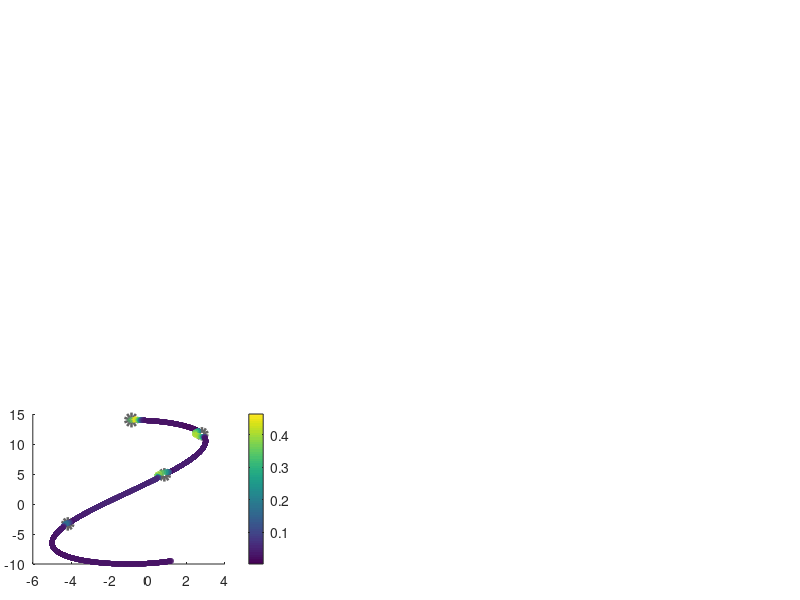

Recreate this plot in MATLAB. (Note: this script raises an error after producing the figure.)
%% Code to show the results of the Inverse kinematic controller

% Clean variables
clc, clear all, close all;
 
% Load variables of the system
load("Trajectory_1.mat")

% Change variable size
t = t(1, 1:length(He));
h = h(:, 1:length(t));
H = H(:, 1:length(t));
hd = hd(:,1:length(t));
obs(:,1:length(t),:);
V_b = V_b(1, 1:length(t));
V_p = V_p(1, 1:length(t));
D_b = D_b(:, 1:length(t));
D_p = D_p(:, 1:length(t));
m_robot_manipulador = m_robot_manipulador(1, 1:length(t));

% Parameters Robot
h_1 = L(1);
l11 = L(2);
l12 = L(3);
% Error definition
for k = 1:length(t)
    error_vector = hd(1:3, k)-H(1:3, k);
    error_NMPC(k) = norm(error_vector,2);
end

% error_NMPC = error_NMPC/max(error_NMPC);
% Figure propert%% Figures
lw = 1; % linewidth 1
lwV = 2; % linewidth 2
fontsizeLabel = 11; %11
fontsizeLegend = 11;
fontsizeTicks = 11;
fontsizeTitel = 11;
sizeX = 1300; % size figure
sizeY = 700; % size figure

% color propreties
c1 = [80, 81, 79]/255;
c2 = [244, 213, 141]/255;
c3 = [242, 95, 92]/255;
c4 = [112, 141, 129]/255;

C18 = [0 0 0];
c5 = [130, 37, 37]/255;
c6 = [205, 167, 37]/255;
c7 = [81, 115, 180]/255;

C1 = [246 170 141]/255;
C2 = [51 187 238]/255;
C3 = [0 153 136]/255;
C4 = [238 119 51]/255;
C5 = [204 51 17]/255;
C6 = [238 51 119]/255;
C7 = [187 187 187]/255;
C8 = [80 80 80]/255;
C9 = [140 140 140]/255;
C10 = [0 128 255]/255;
C11 = [234 52 89]/255;
C12 = [39 124 252]/255;
C13 = [40 122 125]/255;
%C14 = [86 215 219]/255;
C14 = [252 94 158]/255;
C15 = [244 171 39]/255;
C16 = [100 121 162]/255;
C17 = [255 0 0]/255;
C19 = [214, 157, 156]/255;
C20 = [160, 165, 172]/255;


C21 = [42 142 86]/255;
C22 = [139 177 221]/255;
C23 = [64 109 159]/255;
C24 = [233 230 129]/255;
C25 = [178 173 12]/255;
%% New color slection

figure('Position', [500 500 sizeX sizeY])
set(gcf, 'Position', [500 500 sizeX sizeY]);
fig1_comps.fig = gcf;

% Figure 1
axes('Position',[0.041 0.06 .30 .25]);
ax_1.XLim = [min(H(1,:))-0.8 max(H(1,:))+0.8];
lim_x_1 = ax_1.XLim;
ax_1.YLim = [min(H(2,:))-1.5 max(H(2,:))+1.5];
lim_y_1 = ax_1.YLim;
%view([51 26])
%% Colorbar
hold on
Obstacle_1 = plot(obs(1,1,1),obs(2,1,1),'o','Color',[100,100,100]/255,'linewidth',5);
plot(obs(1,1,2),obs(2,1,2),'o','Color',[100,100,100]/255,'linewidth',4);
plot(obs(1,1,3),obs(2,1,3),'o','Color',[100,100,100]/255,'linewidth',4);
plot(obs(1,1,4),obs(2,1,4),'o','Color',[100,100,100]/255,'linewidth',4);

scatter(H(1, :),H(2, :),20,error_NMPC,'filled','MarkerFaceAlpha',0.5);
c = colorbar;
c.Label.Interpreter = 'latex';
c.Label.String = '$\textrm{Error}~||\tilde{\mathbf{\eta}}_a||$';

set(c,'TickLabelInterpreter','latex')



%% Desired Trajectory
hd_plot = line(hd(1,:),hd(2,:));
set(hd_plot, 'LineStyle', '-', 'Color', C18, 'LineWidth', 1.2*lw)

%% Real Trajectory
h_plot = line(H(1,:),H(2,:));
set(h_plot, 'LineStyle', '--', 'Color', C19, 'LineWidth', 1.2*lw)
h_plot_p = line(h(1,:),h(2,:));
set(h_plot_p, 'LineStyle', '-.', 'Color', C20, 'LineWidth', 1.2*lw)

%% Title of the image
hTitle_1 = title({'$\textrm{(c)}$'},'fontsize',12,'interpreter','latex','Color',C18, 'position',[lim_x_1(1) lim_y_1(2)]);
hXLabel_1 = xlabel('$x~[m]$','fontsize',8,'interpreter','latex', 'Color',C18);
hYLabel_1 = ylabel('$y~[m]$','fontsize',8,'interpreter','latex', 'Color',C18);

%% Legend nomeclature
hLegend_1 = legend([hd_plot, h_plot, h_plot_p, Obstacle_1 ],{'$^i\mathbf{r}^{d}_e$','$^i\mathbf{r}_e$','$^i\mathbf{r}_b$','$^i\mathbf{r}^{obs}$'},'fontsize',12,'interpreter','latex','Color',[255 255 255]/255,'Location','northwest','NumColumns',1,'TextColor','black');
set(gca,'ticklabelinterpreter','latex',...
        'fontsize',1.0*fontsizeTicks)
% Figure properties
ax_1 = gca;
ax_1.Box = 'on';
ax_1.BoxStyle = 'full';
ax_1.TickLength = [0.005;0.005];
ax_1.TickDirMode = 'auto';
ax_1.YMinorTick = 'on';
ax_1.XMinorTick = 'on';
% ax_2.XTickLabel = [];
ax_1.XMinorGrid = 'on';
ax_1.YMinorGrid = 'on';
%ax_2.MinorGridColor = '#8f8f8f';
ax_1.MinorGridAlpha = 0.15;
ax_1.LineWidth = 0.8;


% 
% Figure 2
axes('Position',[0.04 0.37 .30 .25]);
ax_2.XLim = [min(H(1,:))-0.1 max(H(1,:))+0.1];
ax_2.YLim = [min(H(3,:))-0.2 max(h(3,:))+0.2];
lim_x_2 = ax_2.XLim;
lim_y_2 = ax_2.YLim;
%% Colorbar
hold on
Obstacle_1 = plot(obs(1,1,1),obs(3,1,1),'o','Color',[100,100,100]/255,'linewidth',4);
plot(obs(1,1,2),obs(3,1,2),'o','Color',[100,100,100]/255,'linewidth',4);
plot(obs(1,1,3),obs(3,1,3),'o','Color',[100,100,100]/255,'linewidth',4);
plot(obs(1,1,4),obs(3,1,4),'o','Color',[100,100,100]/255,'linewidth',4);


scatter(H(1, :),H(3, :),20,error_NMPC,'filled','MarkerFaceAlpha',0.5);
c = colorbar;
c.Label.Interpreter = 'latex';
c.Label.String = '$\textrm{Error}~||\tilde{\mathbf{\eta}}_a||$';

set(c,'TickLabelInterpreter','latex')




%% Desired Trajectory
hd_plot_2 = line(hd(1,:),hd(3,:));
set(hd_plot_2, 'LineStyle', '-', 'Color', C18, 'LineWidth', 1.2*lw)

%% Real Trajectory
h_plot_2 = line(H(1,:),H(3,:));
set(h_plot_2, 'LineStyle', '--', 'Color', C19, 'LineWidth', 1.2*lw)

h_plot_p_2 = line(h(1,:), h(3, :));
set(h_plot_p_2, 'LineStyle', '-.', 'Color', C20, 'LineWidth', 1.2*lw)


%% Title of the image
hTitle_2 = title({'$\textrm{(b)}$'},'fontsize',12,'interpreter','latex','Color',C18, 'position',[lim_x_2(1) lim_y_2(2)]);
hXLabel_2 = xlabel('$x~[m]$','fontsize',8,'interpreter','latex', 'Color',C18);
hYLabel_2 = ylabel('$z~[m]$','fontsize',8,'interpreter','latex', 'Color',C18);

%% Legend nomeclature
hLegend_2 = legend([hd_plot_2, h_plot_2, h_plot_p_2, Obstacle_1],{'$^i\mathbf{r}^{d}_e$','$^i\mathbf{r}_e$','$^i\mathbf{r}_b$','$^i\mathbf{r}^{obs}$'},'fontsize',12,'interpreter','latex','Color',[255 255 255]/255,'Location','northwest','NumColumns',1,'TextColor','black');
set(gca,'ticklabelinterpreter','latex',...
        'fontsize',1.0*fontsizeTicks)
% Figure properties
ax_2 = gca;
ax_2.Box = 'on';
ax_2.BoxStyle = 'full';
ax_2.TickLength = [0.005;0.005];
ax_2.TickDirMode = 'auto';
ax_2.YMinorTick = 'on';
ax_2.XMinorTick = 'on';
% ax_2.XTickLabel = [];
ax_2.XMinorGrid = 'on';
ax_2.YMinorGrid = 'on';
%ax_2.MinorGridColor = '#8f8f8f';
ax_2.MinorGridAlpha = 0.15;
ax_2.LineWidth = 0.8;
ax_2.XLim = [min(H(1,:))-0.2 max(H(1,:))+0.2];
ax_2.YLim = [min(H(3,:))-0.2 max(h(3,:))+0.2];
% 

axes('Position',[0.04 0.66 .35 .31])
%% Colorbar
scatter3(H(1, :),H(2, :), H(3, :),20,error_NMPC,'filled','MarkerFaceAlpha',0.1);
c = colorbar;
c.Label.Interpreter = 'latex';
c.Label.String = '$\textrm{Error}~||\tilde{\mathbf{\eta}}_a||$';

set(c,'TickLabelInterpreter','latex')

hold on
Obstacle_1 = plot3(obs(1,1,1),obs(2,1,1),obs(3,1,1),'o','Color',[100,100,100]/255,'linewidth',4);
plot3(obs(1,1,2),obs(2,1,2),obs(3,1,2),'o','Color',[100,100,100]/255,'linewidth',4);
plot3(obs(1,1,3),obs(2,1,3),obs(3,1,3),'o','Color',[100,100,100]/255,'linewidth',4);
plot3(obs(1,1,4),obs(2,1,4),obs(3,1,4),'o','Color',[100,100,100]/255,'linewidth',4);


%% Desired Trajectory
hd_plot_10 = line(hd(1,:),hd(2,:), hd(3, :));
set(hd_plot_10, 'LineStyle', '-', 'Color', C18, 'LineWidth', 1.2*lw)

% %% Real Trajectory
h_plot_10 = line(H(1,:),H(2,:), H(3, :));
set(h_plot_10, 'LineStyle', '--', 'Color', C19, 'LineWidth', 1.5*lw)

h_plot_p_10 = line(h(1,:),h(2,:), h(3, :));
set(h_plot_p_10, 'LineStyle', '-.', 'Color', C20, 'LineWidth', 1.2*lw)


%% PLot Aerial Manipulator
DimensionesManipulador(0,h_1,l11,l12-0.2,1);
Hexacoptero(0.05,[1 0 0]);
aux_plot = 5;
M_1=Manipulador3D(h(1,aux_plot),h(2,aux_plot),h(3,aux_plot),h(4,aux_plot),0,0,0,h(5,aux_plot),h(6,aux_plot),h(7,aux_plot),0); 
rotate(M_1,[1 0 0],180,[h(1,aux_plot),h(2,aux_plot),h(3,aux_plot)])
UAV= Hexacoptero(h(1,aux_plot),h(2,aux_plot),h(3,aux_plot),h(4,aux_plot));


aux_plot = 180;
M_1=Manipulador3D(h(1,aux_plot),h(2,aux_plot),h(3,aux_plot),h(4,aux_plot),0,0,0,h(5,aux_plot),h(6,aux_plot),h(7,aux_plot),0); 
rotate(M_1,[1 0 0],180,[h(1,aux_plot),h(2,aux_plot),h(3,aux_plot)])
UAV= Hexacoptero(h(1,aux_plot),h(2,aux_plot),h(3,aux_plot),h(4,aux_plot));

aux_plot = 380;
M_1=Manipulador3D(h(1,aux_plot),h(2,aux_plot),h(3,aux_plot),h(4,aux_plot),0,0,0,h(5,aux_plot),h(6,aux_plot),h(7,aux_plot),0); 
rotate(M_1,[1 0 0],180,[h(1,aux_plot),h(2,aux_plot),h(3,aux_plot)])
UAV= Hexacoptero(h(1,aux_plot),h(2,aux_plot),h(3,aux_plot),h(4,aux_plot));

aux_plot = 580;
M_1=Manipulador3D(h(1,aux_plot),h(2,aux_plot),h(3,aux_plot),h(4,aux_plot),0,0,0,h(5,aux_plot),h(6,aux_plot),h(7,aux_plot),0); 
rotate(M_1,[1 0 0],180,[h(1,aux_plot),h(2,aux_plot),h(3,aux_plot)])
UAV= Hexacoptero(h(1,aux_plot),h(2,aux_plot),h(3,aux_plot),h(4,aux_plot));

%% Title of the image
hTitle_10 = title({'$\textrm{(a)}$'},'fontsize',12,'interpreter','latex','Color',C18);
hYLabel_10 = ylabel('$y~[m]$','fontsize',8,'interpreter','latex', 'Color',C18);
hXLabel_10 = xlabel('$x~[m]$','fontsize',8,'interpreter','latex', 'Color',C18);
hZLabel_10 = zlabel('$z~[m]$','fontsize',8,'interpreter','latex', 'Color',C18);

%% Legend nomeclature
hLegend_10 = legend([hd_plot_10, h_plot_10, h_plot_p_10, Obstacle_1],{'$^i\mathbf{r}^{d}_e$','$^i\mathbf{r}_e$','$^i\mathbf{r}_b$','$^i\mathbf{r}^{obs}$'},'fontsize',12,'interpreter','latex','Color',[255 255 255]/255,'Location','northwest','NumColumns',1,'TextColor','black');
set(gca,'ticklabelinterpreter','latex',...
        'fontsize',1.0*fontsizeTicks)
    
% h_plot_10 = line(H(1,:),H(2,:), H(3, :));
% set(h_plot_10, 'LineStyle', '--', 'Color', C19, 'LineWidth', 1.2*lw)
%     
% Figure properties
ax_10 = gca;
ax_10.Box = 'on';
ax_10.BoxStyle = 'full';
ax_10.TickLength = [0.005;0.005];
ax_10.TickDirMode = 'auto';
ax_10.YMinorTick = 'on';
ax_10.XMinorTick = 'on';
% ax_2.XTickLabel = [];
ax_10.XMinorGrid = 'on';
ax_10.YMinorGrid = 'on';
%ax_2.MinorGridColor = '#8f8f8f';
ax_10.MinorGridAlpha = 0.15;
ax_10.LineWidth = 0.8;
ax_10.XLim = [min(H(1,:))-0.5 max(H(1,:))+0.5];
ax_10.YLim = [min(H(2,:))-0.5 max(H(2,:))+0.5];
ax_10.ZLim = [min(h(3,:))-0.5 max(h(3,:))+0.5];

axes('Position',[0.45 0.68 .5 .29]);
%% Data generation
error_x_plot = line(t(1:length(h)),hd(1,:)-H(1,:));
set(error_x_plot, 'LineStyle', '-', 'Color', C5, 'LineWidth', 1.2*lw);
error_y_plot = line(t(1:length(h)),hd(2,:)-H(2,:));
set(error_y_plot, 'LineStyle', '-', 'Color', C3, 'LineWidth', 1.2*lw);
error_z_plot = line(t(1:length(h)),hd(3,:)-H(3,:));
set(error_z_plot, 'LineStyle', '-', 'Color', c7, 'LineWidth', 1.2*lw);

% fig1_comps.p1 = ul_plot;
%% Title of the image
hTitle_3 = title({'$\textrm{(d)}$'},'fontsize',12,'interpreter','latex','Color',C18);
xlabel('$\textrm{Time}[s]$','fontsize',10,'interpreter','latex','Color',C18);
ylabel('$\textrm{Control Error}~[m]$','fontsize',8,'interpreter','latex', 'Color',C18);

%% Legend nomeclature
hLegend_3 = legend([error_x_plot,error_y_plot, error_z_plot],{'$ ^i \tilde{r}_x$','$^i \tilde{r}_y$','$^i \tilde{r}_z$'},'fontsize',12,'interpreter','latex','Color',[255 255 255]/255,'Location','southeast','NumColumns',1,'TextColor','black');
 set(gca,'ticklabelinterpreter','latex',...
         'fontsize',1.0*fontsizeTicks)
%% Figure properties
ax_3 = gca;
ax_3.Box = 'on';
ax_3.BoxStyle = 'full';
ax_3.TickLength = [0.01;0.01];
ax_3.TickDirMode = 'auto';
ax_3.YMinorTick = 'on';
ax_3.XMinorTick = 'on';
ax_3.XMinorGrid = 'on';
ax_3.YMinorGrid = 'on';
%ax_1.MinorGridColor = '#8f8f8f';
ax_3.MinorGridAlpha = 0.15;
ax_3.LineWidth = 0.8;
ax_3.XLim = [0 t(end)];
% %% Zoom Plot
% axes('Position',[0.68 0.7 .2 .1]);
% index_zoom_1 = (t>=20) & (t<=30);
% error_x_plot_zoom = line(t(index_zoom_1),hd(1,(index_zoom_1))-H(1,(index_zoom_1)));
% error_y_plot_zoom = line(t(index_zoom_1),hd(2,(index_zoom_1))-H(2,(index_zoom_1)));
% error_z_plot_zoom = line(t(index_zoom_1),hd(3,(index_zoom_1))-H(3,(index_zoom_1)));
% 
% set(error_x_plot_zoom, 'LineStyle', '-', 'Color', C5, 'LineWidth', lw*0.8);
% set(error_y_plot_zoom, 'LineStyle', '-', 'Color', C3, 'LineWidth', lw*0.8);
% set(error_z_plot_zoom, 'LineStyle', '-', 'Color', c7, 'LineWidth', lw*0.8);
% 
% set(gca,'ticklabelinterpreter','latex',...
%          'fontsize',fontsizeTicks*0.5)
% ax_1_zoom = gca;
% ax_1_zoom.Box = 'on';
% ax_1_zoom.BoxStyle = 'full';
% ax_1_zoom.TickLength = [0.01;0.01];
% %ax_1_zoom.YLim = [-0.5 0.5];
% %ax_1_zoom.YTickLabel = [];
% %ax_1_zoom.XTickLabel = [];
% ax_1_zoom.TickDirMode = 'manual';
% ax_1_zoom.TickDir = 'in';
% ax_1_zoom.YMinorTick = 'on';
% ax_1_zoom.XMinorTick = 'on';
% ax_1_zoom.LineWidth = 0.5;
% ax_1_zoom.XMinorGrid = 'on';
% ax_1_zoom.YMinorGrid = 'on';
% 

%% Figure 5
axes('Position',[0.40 0.37 .55 .25]);
ax_4.XLim = [0 t(end)];
ax_4.YLim = [min(m_robot_manipulador(1,:))-0.5 max(m_robot_manipulador(1,:))+0.5];
lim_x_2 = ax_4.XLim;
lim_y_2 = ax_4.YLim;
m_manipulador_plot = line(t(1:length(h)),m_robot_manipulador(1,:));
set(m_manipulador_plot, 'LineStyle', '-', 'Color', C25, 'LineWidth', 1.2*lw);

% fig1_comps.p1 = ul_plot;
%% Title of the image
hTitle_4 = title({'$\textrm{(e)}$'},'fontsize',12,'interpreter','latex','Color',C18,'position',[lim_x_2(1) lim_y_2(2)]);
%xlabel('$\textrm{Time}[s]$','fontsize',10,'interpreter','latex','Color',C18);
ylabel('$\textrm{Manipulability}$','fontsize',8,'interpreter','latex', 'Color',C18);

%% Legend nomeclature
hLegend_4 = legend([m_manipulador_plot],{'$m_a$'},'fontsize',12,'interpreter','latex','Color',[255 255 255]/255,'Location','southeast','NumColumns',1,'TextColor','black');
 set(gca,'ticklabelinterpreter','latex',...
         'fontsize',1.0*fontsizeTicks)
%% Figure properties
ax_4 = gca;
ax_4.Box = 'on';
ax_4.BoxStyle = 'full';
ax_4.TickLength = [0.01;0.01];
ax_4.TickDirMode = 'auto';
ax_4.YMinorTick = 'on';
ax_4.XMinorTick = 'on';
ax_4.XMinorGrid = 'on';
ax_4.YMinorGrid = 'on';
%ax_1.MinorGridColor = '#8f8f8f';
ax_4.MinorGridAlpha = 0.15;
ax_4.LineWidth = 0.8;
ax_4.XLim = [0 t(end)];
ax_4.YLim = [min(m_robot_manipulador(1,:))-0.5 max(m_robot_manipulador(1,:))+0.5];

%% Figure 6
axes('Position',[0.40 0.06 .55 .25]);

Obstacles_plot = line(t(1:length(h)),D_b(:,:));
set(Obstacles_plot, 'LineStyle', '-', 'LineWidth', 1.2*lw);

% fig1_comps.p1 = ul_plot;
%% Title of the image
hTitle_4 = title({'$\textrm{(f)}$'},'fontsize',12,'interpreter','latex','Color',C18);
xlabel('$\textrm{Time}[s]$','fontsize',10,'interpreter','latex','Color',C18);
ylabel('$\textrm{Obstacles Distance}~[m]$','fontsize',8,'interpreter','latex', 'Color',C18);

%% Legend nomeclature
hLegend_4 = legend([Obstacles_plot],{'$d_{1}$','$d_{2}$','$d_{3}$','$d_{4}$'},'fontsize',12,'interpreter','latex','Color',[255 255 255]/255,'Location','southeast','NumColumns',1,'TextColor','black');
 set(gca,'ticklabelinterpreter','latex',...
         'fontsize',1.0*fontsizeTicks)
%% Figure properties
ax_4 = gca;
ax_4.Box = 'on';
ax_4.BoxStyle = 'full';
ax_4.TickLength = [0.01;0.01];
ax_4.TickDirMode = 'auto';
ax_4.YMinorTick = 'on';
ax_4.XMinorTick = 'on';
ax_4.XMinorGrid = 'on';
ax_4.YMinorGrid = 'on';
%ax_1.MinorGridColor = '#8f8f8f';
ax_4.MinorGridAlpha = 0.15;
ax_4.LineWidth = 0.8;


% axes('Position',[0.45 0.1 .2 .1]);
% index_zoom_1 = (t>=0) & (t<=21);
% error_x_plot_zoom = line(t(index_zoom_1),D_b(1:2,index_zoom_1));
% 
% set(error_x_plot_zoom, 'LineStyle', '-', 'LineWidth', lw*0.8);
% 
% set(gca,'ticklabelinterpreter','latex',...
%          'fontsize',fontsizeTicks*0.5)
% ax_1_zoom = gca;
% ax_1_zoom.Box = 'on';
% ax_1_zoom.BoxStyle = 'full';
% ax_1_zoom.TickLength = [0.01;0.01];
% %ax_1_zoom.YLim = [-0.5 0.5];
% %ax_1_zoom.YTickLabel = [];
% %ax_1_zoom.XTickLabel = [];
% ax_1_zoom.TickDirMode = 'manual';
% ax_1_zoom.TickDir = 'in';
% ax_1_zoom.YMinorTick = 'on';
% ax_1_zoom.XMinorTick = 'on';
% ax_1_zoom.LineWidth = 0.5;
% ax_1_zoom.XMinorGrid = 'on';
% ax_1_zoom.YMinorGrid = 'on';
% ax_1_zoom.XLim = [0 max(t(index_zoom_1))];

% %% Data generation

set(gcf, 'Color', 'w'); % Sets axes background
export_fig Results_trajectoria_1.pdf -q101
